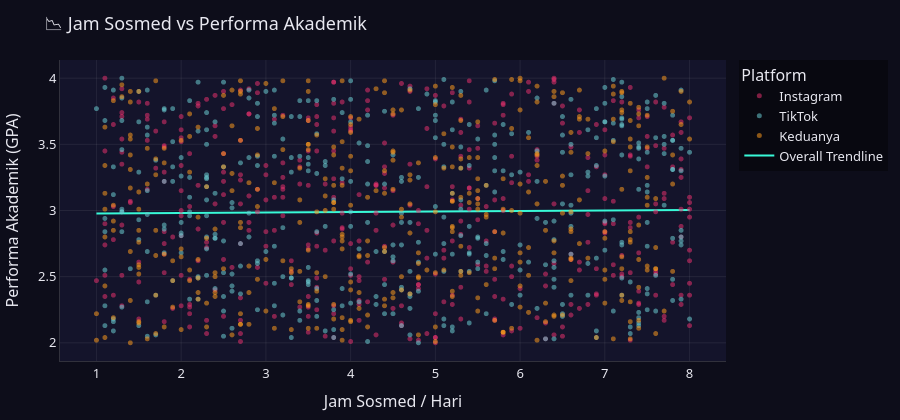

Notebook cell for this chart:
### Code cell
fig2.show()

### Figure 1 — Plotly figure (JSON) as saved in the notebook; plotly's stock layout.template omitted (floating-point values rounded to 4 significant figures; data arrays with more than 128 entries replaced by an {"elided": "..."} marker saying what was removed)
{"data": [{"customdata": {"elided": "411x3 mixed values"}, "hovertemplate": "Platform=Instagram<br>Jam Sosmed / Hari=%{x}<br>Performa Akademik (GPA)=%{y}<br>age=%{customdata[0]}<br>gender_id=%{customdata[1]}<br>sleep_hours=%{customdata[2]}<extra></extra>", "legendgroup": "Instagram", "marker": {"color": "#E1306C", "opacity": 0.55, "size": 5, "symbol": "circle"}, "mode": "markers", "name": "Instagram", "showlegend": true, "type": "scattergl", "x": {"elided": "411 float values"}, "xaxis": "x", "y": {"elided": "411 float values"}, "yaxis": "y"}, {"customdata": {"elided": "398x3 mixed values"}, "hovertemplate": "Platform=TikTok<br>Jam Sosmed / Hari=%{x}<br>Performa Akademik (GPA)=%{y}<br>age=%{customdata[0]}<br>gender_id=%{customdata[1]}<br>sleep_hours=%{customdata[2]}<extra></extra>", "legendgroup": "TikTok", "marker": {"color": "#69C9D0", "opacity": 0.55, "size": 5, "symbol": "circle"}, "mode": "markers", "name": "TikTok", "showlegend": true, "type": "scattergl", "x": {"elided": "398 float values"}, "xaxis": "x", "y": {"elided": "398 float values"}, "yaxis": "y"}, {"customdata": {"elided": "391x3 mixed values"}, "hovertemplate": "Platform=Keduanya<br>Jam Sosmed / Hari=%{x}<br>Performa Akademik (GPA)=%{y}<br>age=%{customdata[0]}<br>gender_id=%{customdata[1]}<br>sleep_hours=%{customdata[2]}<extra></extra>", "legendgroup": "Keduanya", "marker": {"color": "#F7971E", "opacity": 0.55, "size": 5, "symbol": "circle"}, "mode": "markers", "name": "Keduanya", "showlegend": true, "type": "scattergl", "x": {"elided": "391 float values"}, "xaxis": "x", "y": {"elided": "391 float values"}, "yaxis": "y"}, {"hovertemplate": "<b>OLS trendline</b><br>academic_performance = 0.00374511 * daily_social_media_hours + 2.97339<br>R<sup>2</sup>=0.000174<br><br>Jam Sosmed / Hari=%{x}<br>Performa Akademik (GPA)=%{y} <b>(trend)</b><extra></extra>", "legendgroup": "Overall Trendline", "line": {"color": "#38F9D7"}, "marker": {"size": 5}, "mode": "lines", "name": "Overall Trendline", "showlegend": true, "type": "scatter", "x": {"elided": "1200 float values"}, "xaxis": "x", "y": {"elided": "1200 float values"}, "yaxis": "y"}], "layout": {"font": {"color": "#E8E8F0", "family": "'Segoe UI', Arial, sans-serif", "size": 13}, "height": 420, "legend": {"bgcolor": "rgba(0,0,0,0.4)", "bordercolor": "rgba(255,255,255,0.07)", "title": {"text": "Platform"}, "tracegroupgap": 0}, "margin": {"b": 50, "l": 50, "r": 30, "t": 60}, "paper_bgcolor": "#0D0D1A", "plot_bgcolor": "#14142B", "title": {"text": "📉 Jam Sosmed vs Performa Akademik"}, "xaxis": {"anchor": "y", "domain": [0, 1], "gridcolor": "rgba(255,255,255,0.07)", "linecolor": "rgba(255,255,255,0.15)", "showgrid": true, "tickcolor": "rgba(255,255,255,0.3)", "title": {"text": "Jam Sosmed / Hari"}}, "yaxis": {"anchor": "x", "domain": [0, 1], "gridcolor": "rgba(255,255,255,0.07)", "linecolor": "rgba(255,255,255,0.15)", "showgrid": true, "tickcolor": "rgba(255,255,255,0.3)", "title": {"text": "Performa Akademik (GPA)"}}}}
